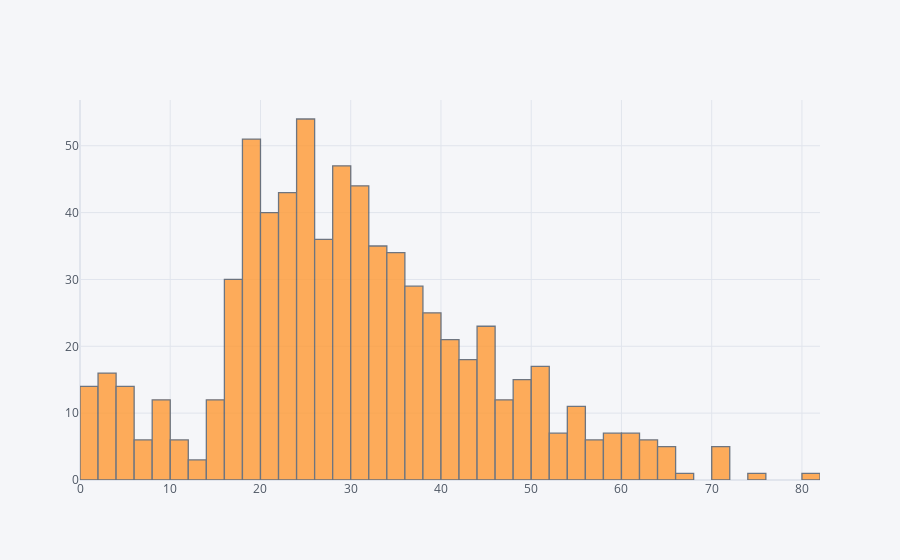

The notebook cell this image was saved under:
### Code cell
df1['Age'].iplot(kind='hist')

### Figure 1 — Plotly figure (JSON) as saved in the notebook; plotly's stock layout.template omitted (floating-point values rounded to 4 significant figures; data arrays with more than 128 entries replaced by an {"elided": "..."} marker saying what was removed)
{"data": [{"histfunc": "count", "histnorm": "", "marker": {"color": "rgba(255, 153, 51, 1.0)", "line": {"color": "#4D5663", "width": 1.3}}, "name": "Age", "opacity": 0.8, "orientation": "v", "type": "histogram", "x": {"elided": "891 float values"}}], "layout": {"barmode": "overlay", "legend": {"bgcolor": "#F5F6F9", "font": {"color": "#4D5663"}}, "paper_bgcolor": "#F5F6F9", "plot_bgcolor": "#F5F6F9", "title": {"font": {"color": "#4D5663"}}, "xaxis": {"gridcolor": "#E1E5ED", "showgrid": true, "tickfont": {"color": "#4D5663"}, "title": {"font": {"color": "#4D5663"}, "text": ""}, "zerolinecolor": "#E1E5ED"}, "yaxis": {"gridcolor": "#E1E5ED", "showgrid": true, "tickfont": {"color": "#4D5663"}, "title": {"font": {"color": "#4D5663"}, "text": ""}, "zerolinecolor": "#E1E5ED"}}}
